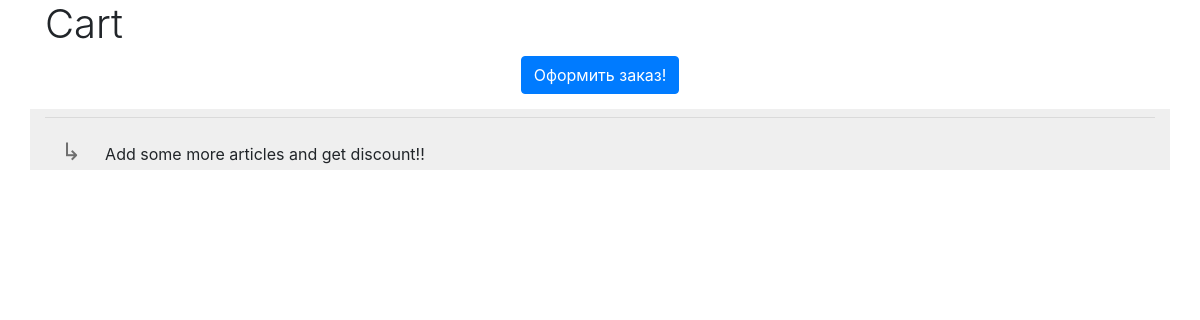
Page /user_cart (signed in) on the earlier database version.
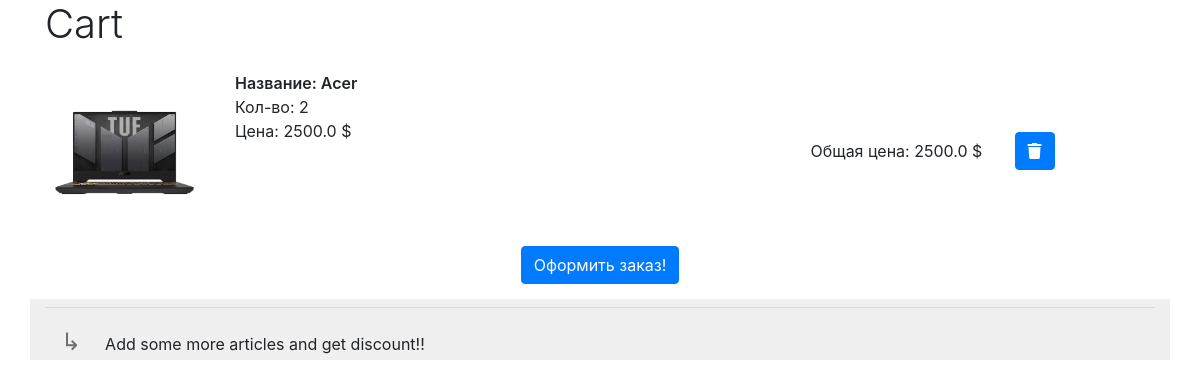
Same page on the later database version.
### products/models.py (models this page shows, shortened)
class CartModel(models.Model):
    user_id = models.IntegerField()
    user_product = models.ForeignKey(ProductModel, on_delete=models.CASCADE)
    user_product_quantity = models.IntegerField()
    user_add_date = models.DateTimeField(auto_now_add=True)
    class Meta:
        verbose_name = 'User_cart'
        verbose_name_plural = 'User carts'

class ProductModel(models.Model):
    product_title = models.CharField(max_length=40)
    product_price = models.FloatField()
    product_description = models.TextField()
    product_amount = models.IntegerField()
    product_image = models.FileField(upload_to='product_images')
    product_category = models.ForeignKey(CategoryModel, on_delete=models.CASCADE)
    product_created_at = models.DateTimeField(auto_now_add=True)
    class Meta:
        verbose_name = 'Product'
        verbose_name_plural = 'Products'

### products/views.py (the view)
# urls.py: path('user_cart', user_cart, name='user_cart'),
def user_cart(request):
    cart = CartModel.objects.filter(user_id=request.user.id)  # 4
    if request.method == 'POST':
        main_text = 'Новый заказ: \n'
        for i in cart:
            main_text += (f'📦 Товар: {i.user_product}\n'
                         f'🌐 Кол-во: {i.user_product_quantity}\n'
                         f'👤 Пользователь: {i.user_id}\n'
                         f'💸 Цена: {i.user_product.product_price}\n')
            bot.send_message(-1001804805193, main_text)
            cart.delete()
            return redirect('/')
    else:
        context = {'cart': cart}
        return render(request, template_name='cart.html', context=context)

### templates/cart.html (shortened to what this page needs)
<!DOCTYPE html>
<html lang="en">
<head>
    <link rel='stylesheet' href='https://cdnjs.cloudflare.com/ajax/libs/twitter-bootstrap/4.5.0/css/bootstrap.min.css'>
    <link rel='stylesheet' href='https://cdnjs.cloudflare.com/ajax/libs/font-awesome/5.15.3/css/all.min.css'>
</head>
<body>
<div class="container">
    <h1 style="font-weight:300">Cart</h1>
    <div class="cart-table">
        {% for j in cart %}
        <div class="row cart-row">
            <div class="col-xs-12 col-md-2">
                <img src="{{ j.user_product.product_image.url }}" width="100%">
            </div>
            <div class="col-md-6">
                <div class="product-name">Название: {{ j.user_product.product_title}}</div>
                <div class="product-price">
                    Кол-во: {{ j.user_product_quantity }}
                    <div class="product-price">Цена: {{ j.user_product.product_price }} $</div>
                </div>
            </div>
            <div class="col-md-3 cart-actions">
                <div class="product-price-total">Общая цена: {{ j.user_product.product_price }} $</div>
                <div class="product-delete">
                    <form action="/delete_product/{{ j.user_product.pk }}" method="post">
                    <button class="btn btn-primary"><j class="fa fa-trash"></j></button>
                    </form>
                </div>
            </div>
        </div>
        {% endfor %}
        <form method="post" style="text-align: center; margin-bottom: 15px">
            <button class="btn btn-primary"> Оформить заказ!</button>
        </form>
        <div class="row cart-special-holder">
            <div class="col-md-12">
                <div class="cart-special">
                    <div class="cart-special-content">Add some more articles and get discount!!</div>
                </div>
            </div>
        </div>
    </div>
</div>
</body>
</html>

### templates/cart.html (style rules this page uses)
.cart-row { padding: 15px 0 }
.product-name { font-size: 16px; font-weight: 600 }
.product-price-total { font-size: 16px; font-weight: 400; width: 80%; float: left }
.cart-actions { display: flex; justify-content: center; align-items: center }
.cart-special-holder { background: #efefef }
.cart-special { padding: 1em 1em 0; display: block; margin-top: .5em; border-top: 1px solid #dadada }
.cart-special .cart-special-content:before { content: "\21b3"; font-size: 1.5em; margin-right: 1em; color: #6f6f6f; font-family: helvetica, arial, sans-serif }

Differences in the rows shown:
added CartModel: user_product.product_image (picture), user_product.product_title "Acer", user_product_quantity "2", user_product.product_price "2500.0"
